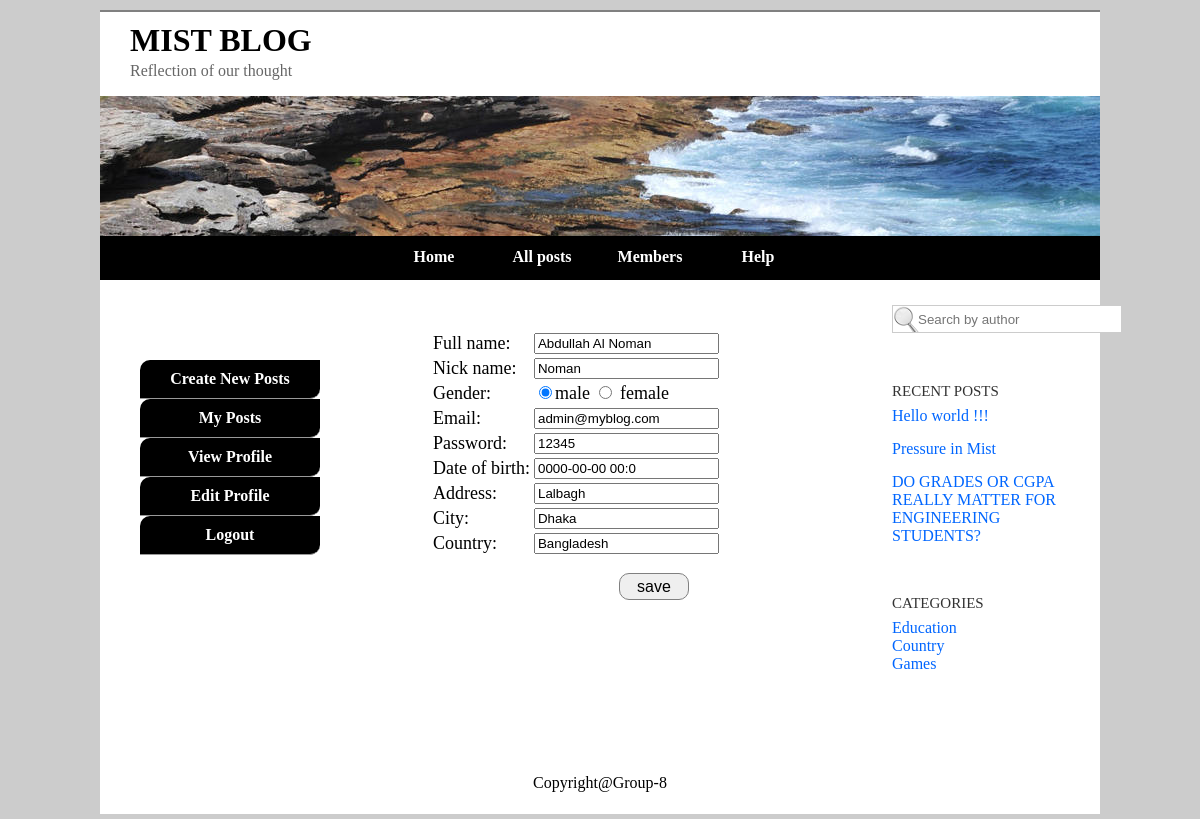
Screenshot of /my-blog/index.php?action=user&&action2=edit-profile (signed in) with the database file from the repository.
### tables this page shows
CREATE TABLE IF NOT EXISTS `users` (
  `user_id` int(10) NOT NULL AUTO_INCREMENT,
  `email` varchar(255) NOT NULL,
  `password` varchar(20) NOT NULL,
  `full_name` varchar(50) NOT NULL,
  `nick_name` varchar(15) NOT NULL,
  `gender` tinyint(1) NOT NULL COMMENT 'male:0 female:1',
  `date_of_birth` varchar(15) NOT NULL,
  `address` varchar(255) NOT NULL,
  `city` varchar(255) NOT NULL,
  `country` varchar(255) NOT NULL,
  `reg_date` datetime NOT NULL,
  PRIMARY KEY (`user_id`),
  UNIQUE KEY `email` (`email`)
);

CREATE TABLE IF NOT EXISTS `posts` (
  `post_id` int(10) NOT NULL AUTO_INCREMENT,
  `user_id` int(10) NOT NULL,
  `title` varchar(255) NOT NULL,
  `text` varchar(10000) NOT NULL,
  `rating` tinyint(5) NOT NULL,
  `date` varchar(10) NOT NULL,
  `views` int(10) NOT NULL,
  `likes` int(10) NOT NULL,
  PRIMARY KEY (`post_id`)
);

### my-blog/helpers/common.php (called while the page is built, shortened)
<?php
function &getDBObject(){
    require_once 'library/db/mysql.php';
    global $db_config;
    $tmp = new Mysql($db_config['host'], $db_config['user'],$db_config['password'], $db_config['database']);
    $tmp->connect();
    $db_object = &$tmp;
    return $db_object;
}
function loadTheme($theme_name){
    require_once THEME_PATH.$theme_name.'/basic'.FILE_EXT;
}
function loadView($view_name, $data=array(),$mdata=array(), $ldata=array(), $return=true){
    extract($data);
    extract($mdata);
    extract($ldata);
    require_once VIEW_PATH.$view_name.FILE_EXT;
    return ob_get_clean();
}
?>

### my-blog/controllers/user.php (called while the page is built, shortened)
<?php
$action2=$_POST['action2'];
if(!isset($action2)|| empty($action2)){
   $action2=$_GET['action2'];
}
if($_GET['user_id']){
    $user_id= $_GET['user_id'];
}
else{
    $user_id=$_SESSION['current-user']['user_id'];
}
$users = new Users();
switch($action2){
    case 'edit-profile':
        $user = $users->getUserById($user_id);
        $profile_view=loadView('profile-edit',$user);
        break;
}
?>

### my-blog/index.php (called while the page is built, shortened)
<?php
require_once 'config/config.php';
require_once 'config/db-config.php';
require_once 'helpers/common.php';
$action=$_POST['action'];
if(!isset($action)|| empty($action)){
   $action=$_GET['action'];
}
$controller='';
switch($action){
    case 'user':
        $controller='user.php';
        break;
}
include_once CONTROLLER_PATH.$controller;
loadTheme($current_theme);
?>

### my-blog/library/db/mysql.php (called while the page is built, shortened)
<?php
class Mysql{
    private  $host;
    private  $user;
    private  $password;
    private  $link;
    function __construct($h,$u,$p,$d){
        $this->host =$h;
        $this->user =$u;
        $this->password = $p;
        $this->link = NULL;
    }
    function connect(){
        $this->link = mysql_connect($this->host,  $this->user,  $this->password);
    }
    function getRow($query){
        $result=mysql_query($query,  $this->link);
        return mysql_fetch_assoc($result);
    }
}
?>

### my-blog/models/users.php (called while the page is built, shortened)
<?php
class Users{
    private $db;
    function  __construct() {
        $this->db=&getDBObject();
    }
    function getUserById($user_id){
        $query ="SELECT * FROM users WHERE user_id='$user_id'";
        return $this->db->getRow($query);
    }
}
?>

### my-blog/themes/basic/basic.php (called while the page is built)
<?php
require_once THEME_PATH.$theme_name.'/header.php';
require_once THEME_PATH.$theme_name.'/leftbar.php';
require_once THEME_PATH.$theme_name.'/content.php';
require_once THEME_PATH.$theme_name.'/rightbar.php';
require_once THEME_PATH.$theme_name.'/footer.php';
?>

### my-blog/views/profile-edit.php (the view, shortened to what this page needs)
<form action="index.php?action=user" method="post">
    <table style="margin-left: 30px;font-size: 18px;">
    <tr>
        <td>Full name:</td>
        <td><input type="text" name="full_name" value="<?php echo $full_name;?>"></td>
    </tr>
    <tr>
        <td>Nick name:</td>
        <td><input type="text" name="nick_name" value="<?php echo $nick_name;?>"></td>
    </tr>
    <tr>
        <td>Gender:</td>
    <td><input type="radio" name="gender" value="0" <?php if($gender==0)echo 'checked';?>>male
    <input type="radio" name="gender" value="1"<?php if($gender==1)echo 'checked';?>> female</td>
    </tr>
    <tr>
        <td>Email:</td>
        <td><input type="text" name="email" value="<?php echo $email;?>"></td>
    </tr>
    <tr>
        <td>Password:</td>
        <td><input type="text" name="password" value="<?php echo $password;?>"></td>
    </tr>
    <tr>
        <td>Date of birth:</td>
        <td><input type="text" name="date_of_birth" value="<?php echo $date_of_birth;?>"></td>
    </tr>
    <tr>
        <td>Address:</td>
        <td><input type="text" name="address" value="<?php echo $address;?>"></td>
    </tr>
    <tr>
        <td>City:</td>
        <td><input type="text" name="city" value="<?php echo $city;?>"></td>
    </tr>
    <tr>
        <td>Country:</td>
        <td><input type="text" name="country" value="<?php echo $country;?>"></td>
    </tr>
    <tr>
        <td></td>
        <td><input type="submit" value="save"
                   style="border:1px solid gray;border-radius:10px;width:70px;font-size:16px;margin-top:15px;height:27px;margin-left:85px; "></td>
    </tr>
</table>
</form>

### my-blog/themes/basic/rightbar.php
<?php
$query = "SELECT * FROM posts ORDER BY post_id DESC LIMIT 0 , 3";
$result=mysql_query($query);
$rows = array();
        while($row = mysql_fetch_assoc($result))
        {
            $rows[]=$row;
        }
?>
<div id="rightbar">
		<form action="?action=user&&action2=search" method="post">
		<input  class="right" type="text" name="name" placeholder="Search by author" size="23"  />
		</form>
		<p class="rp">RECENT POSTS</p>
		<ul>
			<li style="margin-bottom:15px;"><a href="?action=post&&action2=post&&post_id=<?php echo $rows[0]['post_id'];?>"><?php echo $rows[0]['title']; ?></a></li>
			<li style="margin-bottom:15px;"><a href="?action=post&&action2=post&&post_id=<?php echo $rows[1]['post_id'];?>"><?php echo $rows[1]['title']; ?></a></li>
			<li><a href="?action=post&&action2=post&&post_id=<?php echo $rows[2]['post_id'];?>"><?php echo $rows[2]['title']; ?></a></li>
		</ul>
		<p class="rp">CATEGORIES</p>
		<ul>
			<li><a href="">Education</a></li>
			<li><a href="">Country</a></li>
			<li><a href="">Games</a></li>
		</ul>
	</div>

### my-blog/themes/basic/CSS/style.css (style rules this page uses)
body,html { margin:0; padding:0; background-color:#CCCCCC; }
#rightbar { width:200px; float:right; padding:25px 8px; }
input.right { background-image:url(search.png); background-repeat:no-repeat; padding-left:25px; border:1px solid #CCCCCC; height:28px; }
p.rp { margin-top:50px; font-size:15px; color:#333333; }
ul { list-style-type:none; margin-left:-40px; margin-top:-8px; }
a { text-decoration:none; color:#0066FF; }

### rows the page displays
users: full_name "Abdullah Al Noman", nick_name "Noman", gender "☑", email "admin@myblog.com", password "12345", date_of_birth "0000-00-00 00:0", address "Lalbagh", city "Dhaka", country "Bangladesh"
posts: title "Hello world !!!"
posts: title "Pressure in Mist"
posts: title "DO GRADES OR CGPA REALLY MATTER FOR ENGINEERING STUDENTS?"
